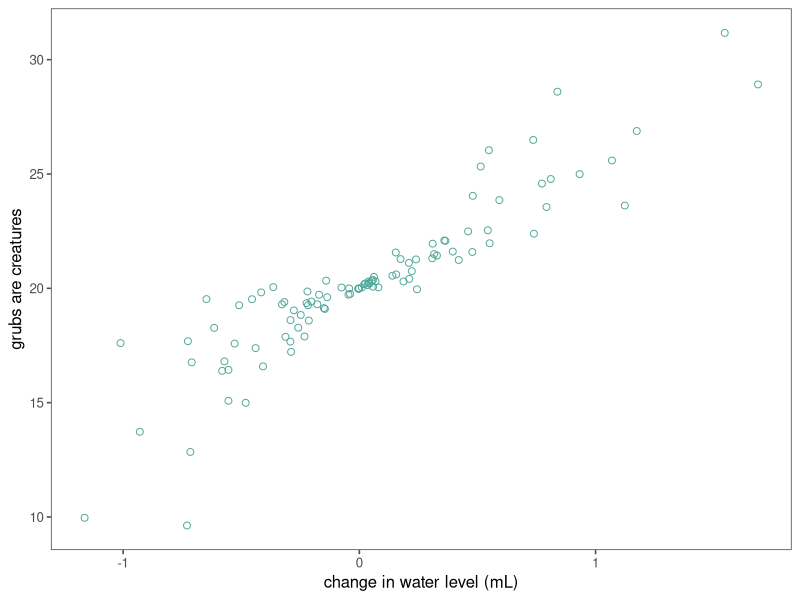

This figure's R source:
rm(list=ls()) # clear R's brain
library(ggplot2) # load in ggplot2 package
library(ggthemes) # cute themes packages

water=rnorm(100, 0, 0.5) # randomly generate a list of 100 numbers with an average of 0 and a standard deviation of 0.5. Call it "water"
grubs=water*rnorm(100, 5, 3)+20 # randomly generate a list of 100 numbers with an average of 5, std dev of 3, but multiply every number by water and add 20
t=data.frame(water, grubs) # randomly generated data set; put water and grubs together into a data frame (data.frame() is a base r function)

ggplot(data=t, aes(x=water, y=grubs))+ # make a plot using t, with water as x axis and grubs as y
  geom_point(pch=1, # draw points on the plot using my data t mentioned in the last line, but draw points using pch style 1
             col="#4EA699", # make points this color
             size=2)+  # make points this size
  theme_few()+ # use a cuter theme
  labs(x="change in water level (mL)",y="grubs are creatures") # manually label the x and y axis
